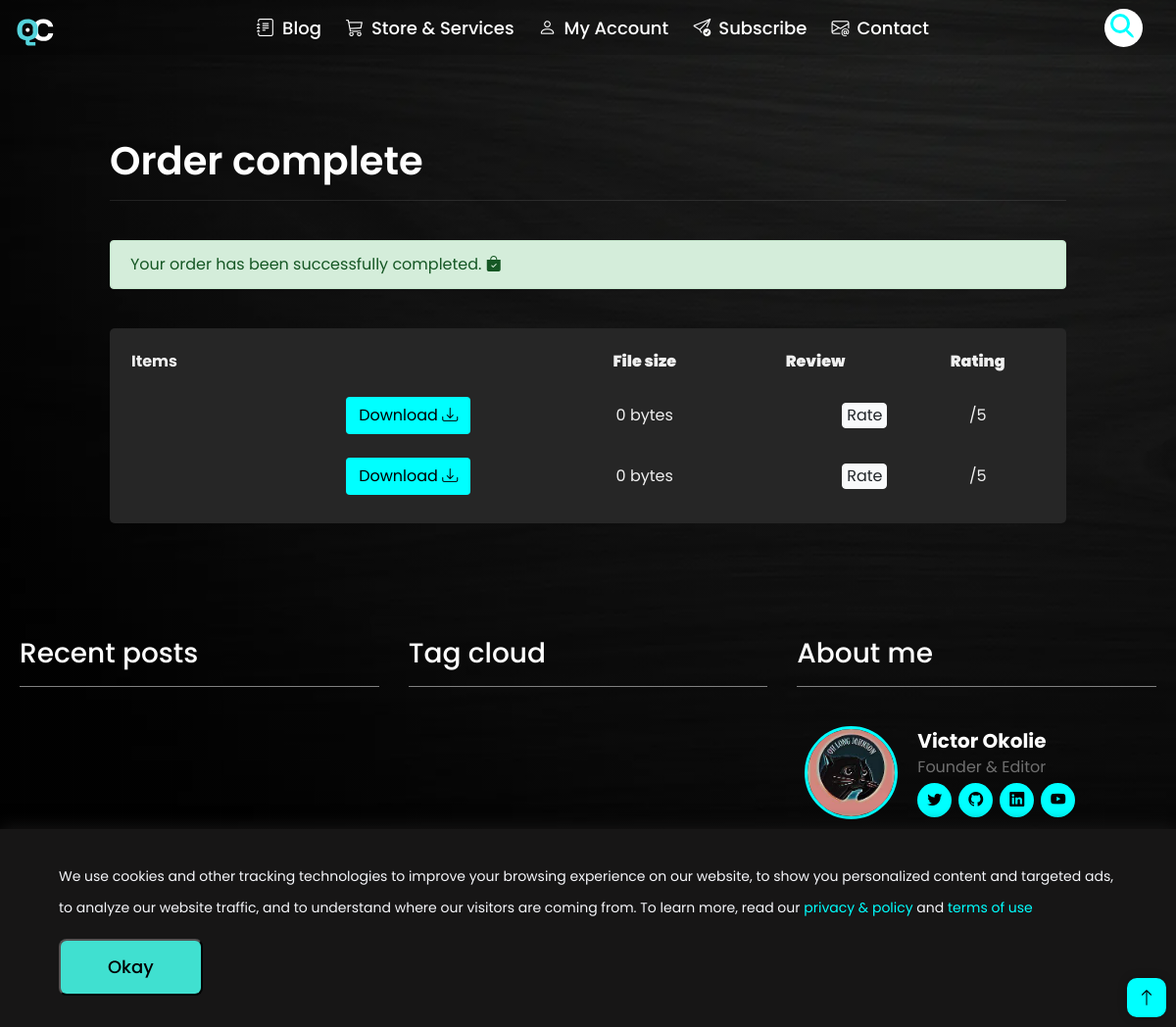
/show-files/, run on an earlier commit of the app's database.
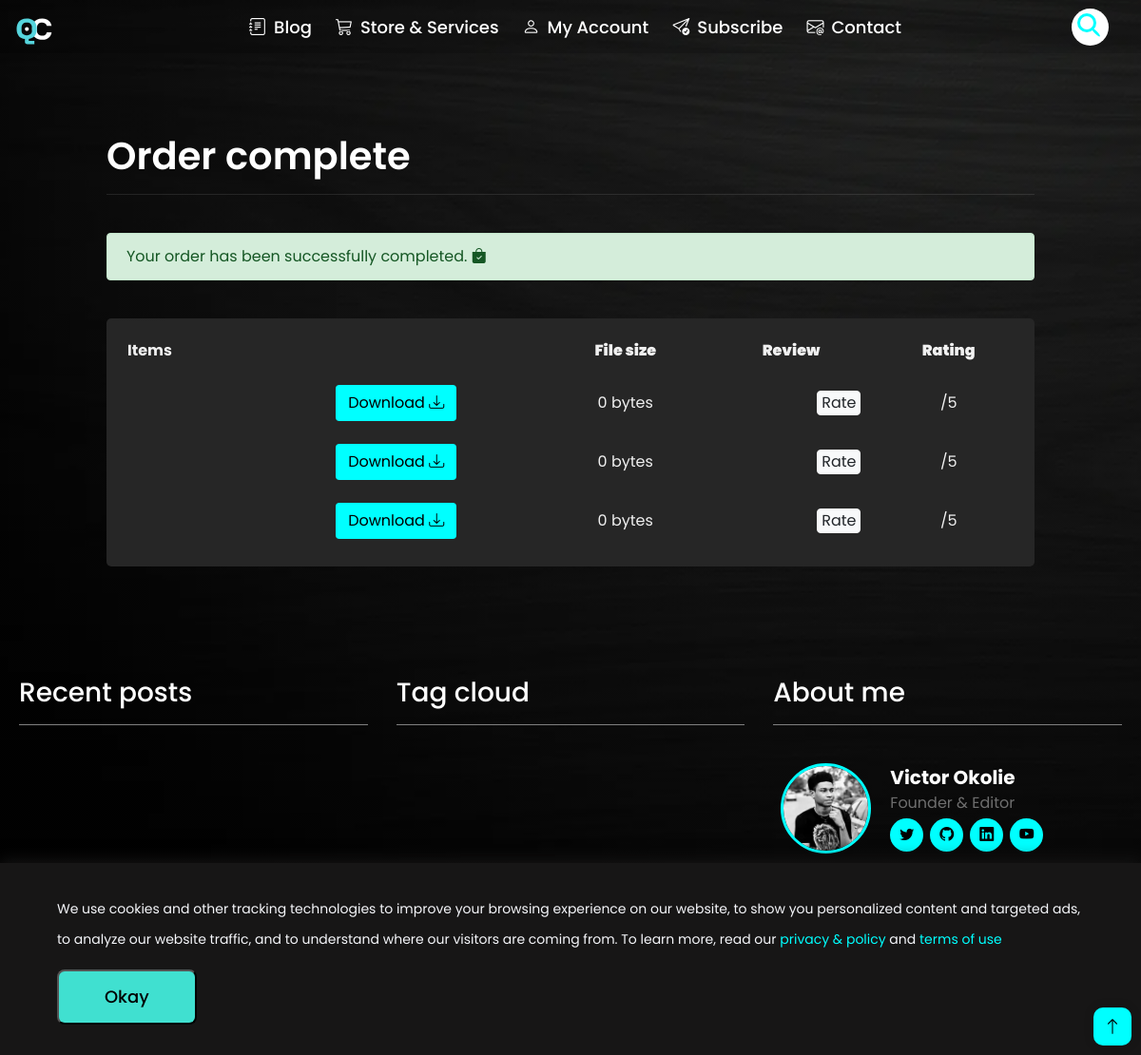
And on a later commit of the database.
### store/models.py (models this page shows, shortened)
class Product(models.Model):
    name = models.CharField(max_length=200, null=True)
    price = models.DecimalField(max_digits=7, decimal_places=2)
    file = models.FileField(upload_to="files", null=True)
    image = models.ImageField(default='placeholder.png', upload_to='product_images', blank=True, null=True)
    digital = models.BooleanField(default=True, null=True)
    rating = models.DecimalField(default=0, validators=[MaxValueValidator(5.0), MinValueValidator(0.0)], decimal_places=1, max_digits=2)
    rated_by = models.ManyToManyField(User, blank=True)
    combined_ratings = models.DecimalField(default=0, decimal_places=1, max_digits=1000)
    total_ratings = models.IntegerField(default=0, null=True)
    class Meta:
        ordering = ["-id"]

### blog/models.py (models this page shows, shortened)
class Author(models.Model):
    user = models.OneToOneField(User, null=True, on_delete=models.CASCADE)
    name = models.CharField(max_length=30, null=True)
    bio = models.TextField(max_length=100, null=True)
    location = models.CharField(max_length=30, null=True, help_text="your state, country")
    portifolio = models.URLField(null=True)
    github = models.URLField(null=True, blank=True)
    twitter = models.URLField(null=True, blank=True)
    linkedin = models.URLField(null=True, blank=True)
    youtube = models.URLField(null=True, blank=True)
    avatar = models.ImageField(upload_to="profile_pics", blank=True)
    slug = models.SlugField(unique=True)

### store/views.py (the view)
# urls.py: path('show-files/', show_productfiles, name='show-files'),
def show_productfiles(request):
    products = Product.objects.all()
    shipping = BillingAddress.objects.all()
    return render(request, 'store/download_files.html', {
        'products': products,
        'shipping': shipping,
        'countries': countries,
        'author': author
    })

### store/templates/store/download_files.html (shortened to what this page needs)
{% extends 'store/main.html' %}
{% load static %}
{% block sublink %}<link rel="stylesheet" href="{% static 'store/styles/download.css' %}"> {% endblock sublink %}
{% block rowslider %}
<section class="mx-lg-3 pt-lg-1" data-aos="fade-up">
    <div class="my-5 mx-lg-3 m-lg-5 p-3 p-lg-5">
        <h1 class="pb-3 mx-2 mx-lg-0 mb-2 heading text-white">Order complete</h1>
        <div class="row all-products">
            <div class="col-lg-12">
                <div class="alert alert-success" role="alert">
                    Your order has been successfully completed. <i class="bi bi-bag-check-fill"></i>
                  </div>
                <br>
                <div style="padding-bottom: 1px;" class="box-element">
                    <table id="displayTable" class="table table-borderless  table-responsive-sm">
                        <thead>
                            <tr>
                                <th>Items</th>
                                <th class="text-center" scope="col"></th>
                                <th class="text-center" scope="col"><strong>File size</strong></th>
                                <th class="text-center" scope="col"><strong>Review</strong></th>
                                <th class="text-center" scope="col"><strong>Rating</strong></th>
                            </tr>
                          </thead>
                          <tbody id="displayCartItems">
                            {% for product in products %}
                            <tr>
                                <th style="width: fit-content;"><img src="{{product.product.imageURL}}" alt="" class="row-image mr-3">{{product.product}}</th>
                                <td class="text-center"><a class='btn add-btn' href="{% url 'download_file' product.product.id order.order_id %}" download title="Download this file">Download <i class="bi bi-download"></i></a></td>
                                <td class="text-center">{{product.product.file.size|filesizeformat}}</td>
                                <td class="text-center">{{product.product.total_ratings}} <a href="{% url 'view_product' product.product.name %}" style="float: right;padding: 0 4px;" class="btn btn-light">Rate</a></td>
                                <td class="text-center">{{product.product.rating}}/5</td>
                            </tr>
                        {% endfor %}
                         </tbody>
                    </table>
                </div>
            </div>
        </div>
    </div>
</section>
{% endblock rowslider %}

### templates/base.html (shortened to what the changed rows need)
{% load static %}
<!doctype html>
<html lang="en">
<head>
    <link rel="stylesheet" href="https://cdn.jsdelivr.net/npm/bootstrap@4.1.3/dist/css/bootstrap.min.css"
>
    <link rel="stylesheet" href="{% static 'aos/dist/aos.css' %}" />
    <link rel="stylesheet" href="https://cdn.jsdelivr.net/npm/bootstrap-icons@1.10.3/font/bootstrap-icons.css">
    <link rel="stylesheet" href="{% static 'styles/base.css' %}">
    {% block link %}{% endblock link %}
</head>
<body>
    <div class="main-content">
        {% block rowslider %}
        {% endblock rowslider %}
        <div class="container bottom-content">
            <div class="row">
                {% block author %}
                <div class="col-md-4 recent-post" id="owner" >
                    <div class="recent-posts">
                        <div class="about-me mx-2">
                            <img src="{{author.avatar.url}}" class="about-me-img" alt="author image">
                            <div>
                                <p class="post-description"><a href="{% url 'author' author.slug %}">{{author.name|title}}</a></p>
                                <small>Founder & Editor</small><br>
                                <div class="about-me-socials mt-1">
                                </div>
                            </div>
                        </div>
                    </div>
                </div>
                {% endblock author %}
            </div>
        </div>
    </div>
</body>
</html>

What changed in the data, as far as the page shows it:
added Product: product.file.size|filesizeformat "0 bytes"
changed Author "Victor Okolie": avatar: a different picture
